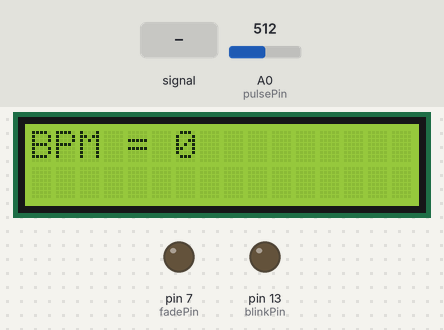
A sketch run on a simulated Arduino Uno, built with avr-gcc and run on an emulated ATmega328P. On the bench: 16×2 character LCD, output pins drawn as LEDs (lit = HIGH). Dashed ring = blinking. The test bench sets the inputs (shaded band); at power-on: A0 (pulsePin) = 512. What the sketch prints to the serial monitor is not drawn.

Above: at 1.3 s.
1.4 s: A0 (pulsePin) fed a 200 Hz sine of ±81 counts around its level
At 2.34 s:
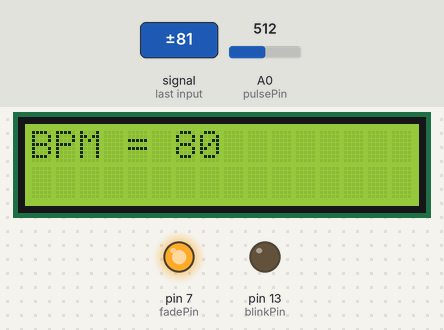
4.4 s: A0 (pulsePin) set to 540
At 5.7 s:
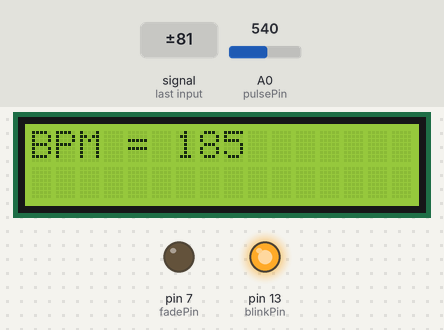
6.5 s: A0 (pulsePin) fed a 2 Hz sine of ±306 counts around its level
At 7.24 s:
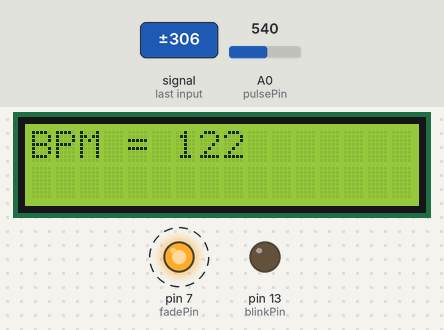
8.9 s: A0 (pulsePin) set to 520
At 8.9 s:
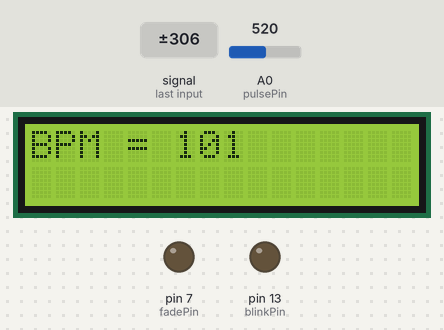
Timing chart, 0 to 11.9 s (numbered marks = the images above; inputs shaded):
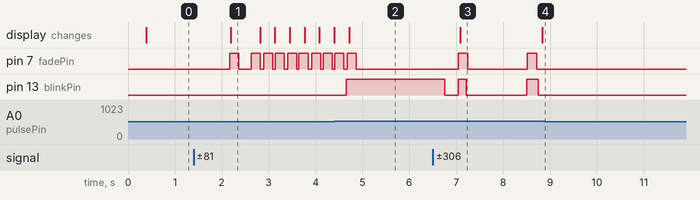

Measured:
- after the input at 1.4 s, pin 7 (fadePin): goes HIGH 0.19 s, LOW 0.27 s, 6 × (HIGH 0.19 s, LOW 0.07 s), HIGH 0.20 s, then LOW, starting after 0.77 s; the display: changes after 0.79 s (image 1)
- after the input at 4.4 s, pin 7 (fadePin): goes on until 4.9 s, then stays LOW; pin 13 (blinkPin): LOW → HIGH after 0.25 s
- after the input at 6.5 s, pin 7 (fadePin): alternates HIGH for 0.20 s and LOW for 1.3 s, starting after 0.54 s; pin 13 (blinkPin): goes LOW 0.28 s, HIGH 0.17 s, LOW 1.3 s, HIGH 0.25 s, then LOW, starting after 0.26 s; the display: changes after 0.59 s (image 3)
- after the input at 8.9 s, pin 7 (fadePin), pin 13 (blinkPin): stops changing and stays LOW
- what the display in image 1 shows lasts 0.6 s, from 2.2 s to 2.8 s
- what the display in image 3 shows lasts 1.7 s, from 7.1 s to 8.8 s

The sketch:

PulseSensorAmped_Arduino_1.5.0.ino
```cpp
/*

----------------------  Notes ----------------------  ----------------------
This code:
1) Blinks an LED to User's Live Heartbeat   PIN 13
2) Fades an LED to User's Live HeartBeat    PIN 5
3) Determines BPM
4) Prints All of the Above to Serial


 ----------------------       ----------------------  ----------------------
*/
#include <LiquidCrystal.h>
#include <stdlib.h>
LiquidCrystal lcd(12,11,5,4,3,2);
#define PROCESSING_VISUALIZER 1
#define SERIAL_PLOTTER  2

//  Variables
int pulsePin = 0;                 // Pulse Sensor purple wire connected to analog pin 0
int blinkPin = 13;                // pin to blink led at each beat
int fadePin = 7;                  // pin to do fancy classy fading blink at each beat
int fadeRate = 0;                 // used to fade LED on with PWM on fadePin

// Volatile Variables, used in the interrupt service routine!
volatile int BPM;                   // int that holds raw Analog in 0. updated every 2mS
volatile int Signal;                // holds the incoming raw data
volatile int IBI = 600;             // int that holds the time interval between beats! Must be seeded!
volatile boolean Pulse = false;     // "True" when User's live heartbeat is detected. "False" when not a "live beat".
volatile boolean QS = false;        // becomes true when Arduoino finds a beat.

// SET THE SERIAL OUTPUT TYPE TO YOUR NEEDS

// SERIAL_PLOTTER outputs sensor data for viewing with the Arduino Serial Plotter

static int outputType = SERIAL_PLOTTER;


void setup(){
  lcd.begin(16, 2);
  lcd.print("Welcome to Heart-Beat Detector");
  delay(100);
  lcd.setCursor(0,1);
  lcd.print("Sensing your BPM...");
  pinMode(blinkPin,OUTPUT);         // pin that will blink to your heartbeat!
  pinMode(fadePin,OUTPUT);          // pin that will fade to your heartbeat!
  Serial.begin(115200);             // we agree to talk fast!
  interruptSetup();                 // sets up to read Pulse Sensor signal every 2mS

}


//  Where the Magic Happens
void loop(){
      lcd.clear();
  start: //label

  lcd.setCursor(0, 0);
  lcd.print("BPM = ");
  lcd.print(BPM);
  //delay (100);
  lcd.setCursor(0, 1); // set the cursor to column 0, line 2

    serialOutput() ;

  if (QS == true){     // A Heartbeat Was Found
                       // BPM and IBI have been Determined
                       // Quantified Self "QS" true when arduino finds a heartbeat
        fadeRate = 255;         // Makes the LED Fade Effect Happen
                                // Set 'fadeRate' Variable to 255 to fade LED with pulse
        serialOutputWhenBeatHappens();   // A Beat Happened, Output that to serial.
        QS = false;                      // reset the Quantified Self flag for next time
  }

  ledFadeToBeat();                      // Makes the LED Fade Effect Happen
  delay(20);                             //  take a break
}


void ledFadeToBeat(){
    fadeRate -= 15;                         //  set LED fade value
    fadeRate = constrain(fadeRate,0,255);   //  keep LED fade value from going into negative numbers!
    analogWrite(fadePin,fadeRate);          //  fade LED
  }
```

AllSerialHandling.ino
```cpp
//////////
/////////  All Serial Handling Code,
/////////  It's Changeable with the 'outputType' variable
/////////  It's declared at start of code.
/////////

void serialOutput(){   // Decide How To Output Serial.
  switch(outputType){
    case PROCESSING_VISUALIZER:
      sendDataToSerial('S', Signal);     // goes to sendDataToSerial function
      break;
    case SERIAL_PLOTTER:  // open the Arduino Serial Plotter to visualize these data
      Serial.print(BPM);
      Serial.print(",");
      Serial.print(IBI);
      Serial.print(",");
      Serial.println(Signal);
      break;
    default:
      break;
  }

}

//  Decides How To OutPut BPM and IBI Data
void serialOutputWhenBeatHappens(){
  switch(outputType){
    case PROCESSING_VISUALIZER:    // find it here https://github.com/WorldFamousElectronics/PulseSensor_Amped_Processing_Visualizer
      sendDataToSerial('B',BPM);   // send heart rate with a 'B' prefix
      sendDataToSerial('Q',IBI);   // send time between beats with a 'Q' prefix
      break;

    default:
      break;
  }
}

//  Sends Data to Pulse Sensor Processing App, Native Mac App, or Third-party Serial Readers.
void sendDataToSerial(char symbol, int data ){
    Serial.print(symbol);
    Serial.println(data);
  }
```

Interrupt.ino
```cpp
volatile int rate[10];                    // array to hold last ten IBI values
volatile unsigned long sampleCounter = 0;          // used to determine pulse timing
volatile unsigned long lastBeatTime = 0;           // used to find IBI
volatile int P =512;                      // used to find peak in pulse wave, seeded
volatile int T = 512;                     // used to find trough in pulse wave, seeded
volatile int thresh = 530;                // used to find instant moment of heart beat, seeded
volatile int amp = 0;                   // used to hold amplitude of pulse waveform, seeded
volatile boolean firstBeat = true;        // used to seed rate array so we startup with reasonable BPM
volatile boolean secondBeat = false;      // used to seed rate array so we startup with reasonable BPM


void interruptSetup(){  // CHECK OUT THE Timer_Interrupt_Notes TAB FOR MORE ON INTERRUPTS
  // Initializes Timer2 to throw an interrupt every 2mS.
  TCCR2A = 0x02;     // DISABLE PWM ON DIGITAL PINS 3 AND 11, AND GO INTO CTC MODE
  TCCR2B = 0x06;     // DON'T FORCE COMPARE, 256 PRESCALER
  OCR2A = 0X7C;      // SET THE TOP OF THE COUNT TO 124 FOR 500Hz SAMPLE RATE
  TIMSK2 = 0x02;     // ENABLE INTERRUPT ON MATCH BETWEEN TIMER2 AND OCR2A
  sei();             // MAKE SURE GLOBAL INTERRUPTS ARE ENABLED
}


// THIS IS THE TIMER 2 INTERRUPT SERVICE ROUTINE.
// Timer 2 makes sure that we take a reading every 2 miliseconds
ISR(TIMER2_COMPA_vect){                         // triggered when Timer2 counts to 124
  cli();                                      // disable interrupts while we do this
  Signal = analogRead(pulsePin);              // read the Pulse Sensor
  sampleCounter += 2;                         // keep track of the time in mS with this variable
  int N = sampleCounter - lastBeatTime;       // monitor the time since the last beat to avoid noise

    //  find the peak and trough of the pulse wave
  if(Signal < thresh && N > (IBI/5)*3){       // avoid dichrotic noise by waiting 3/5 of last IBI
    if (Signal < T){                        // T is the trough
      T = Signal;                         // keep track of lowest point in pulse wave
    }
  }

  if(Signal > thresh && Signal > P){          // thresh condition helps avoid noise
    P = Signal;                             // P is the peak
  }                                        // keep track of highest point in pulse wave

  //  NOW IT'S TIME TO LOOK FOR THE HEART BEAT
  // signal surges up in value every time there is a pulse
  if (N > 250){                                   // avoid high frequency noise
    if ( (Signal > thresh) && (Pulse == false) && (N > (IBI/5)*3) ){
      Pulse = true;                               // set the Pulse flag when we think there is a pulse
      digitalWrite(blinkPin,HIGH);                // turn on pin 13 LED
      IBI = sampleCounter - lastBeatTime;         // measure time between beats in mS
      lastBeatTime = sampleCounter;               // keep track of time for next pulse

      if(secondBeat){                        // if this is the second beat, if secondBeat == TRUE
        secondBeat = false;                  // clear secondBeat flag
        for(int i=0; i<=9; i++){             // seed the running total to get a realisitic BPM at startup
          rate[i] = IBI;
        }
      }

      if(firstBeat){                         // if it's the first time we found a beat, if firstBeat == TRUE
        firstBeat = false;                   // clear firstBeat flag
        secondBeat = true;                   // set the second beat flag
        sei();                               // enable interrupts again
        return;                              // IBI value is unreliable so discard it
      }


      // keep a running total of the last 10 IBI values
      word runningTotal = 0;                  // clear the runningTotal variable

      for(int i=0; i<=8; i++){                // shift data in the rate array
        rate[i] = rate[i+1];                  // and drop the oldest IBI value
        runningTotal += rate[i];              // add up the 9 oldest IBI values
      }

      rate[9] = IBI;                          // add the latest IBI to the rate array
      runningTotal += rate[9];                // add the latest IBI to runningTotal
      runningTotal /= 10;                     // average the last 10 IBI values
      BPM = 60000/runningTotal;               // how many beats can fit into a minute? that's BPM!
      QS = true;                              // set Quantified Self flag
      // QS FLAG IS NOT CLEARED INSIDE THIS ISR
    }
  }

  if (Signal < thresh && Pulse == true){   // when the values are going down, the beat is over
    digitalWrite(blinkPin,LOW);            // turn off pin 13 LED
    Pulse = false;                         // reset the Pulse flag so we can do it again
    amp = P - T;                           // get amplitude of the pulse wave
    thresh = amp/2 + T;                    // set thresh at 50% of the amplitude
    P = thresh;                            // reset these for next time
    T = thresh;
  }

  if (N > 2500){                           // if 2.5 seconds go by without a beat
    thresh = 530;                          // set thresh default
    P = 512;                               // set P default
    T = 512;                               // set T default
    lastBeatTime = sampleCounter;          // bring the lastBeatTime up to date
    firstBeat = true;                      // set these to avoid noise
    secondBeat = false;                    // when we get the heartbeat back
  }

  sei();                                   // enable interrupts when youre done!
}// end isr
```
